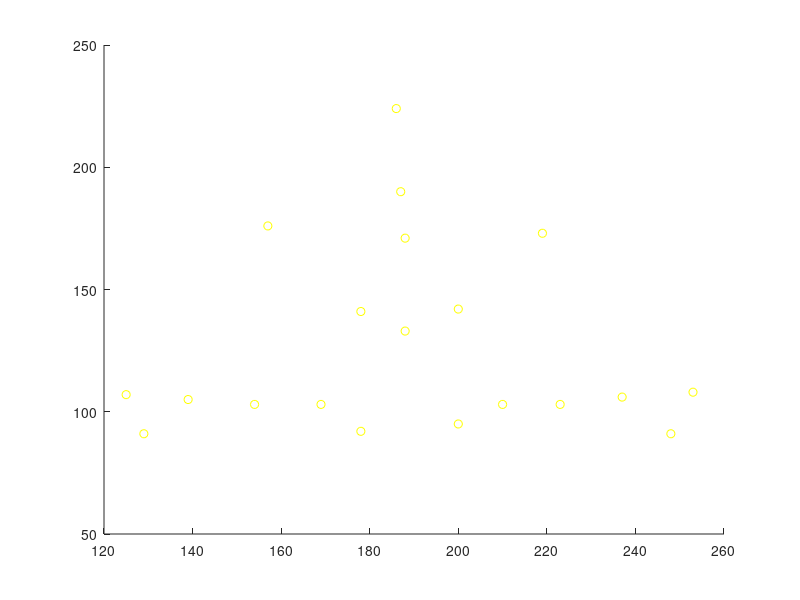

Reproduce this figure in MATLAB.
clear all
close all

load data_points
%I=double(imread('c:\work\code\BioID1521\images\BioID_0001.pgm')); %1515
n=1;
%imagesc(I)
colormap(gray)
hold on
plot(squeeze(data(n,1,:)),squeeze(data(n,2,:)),'oy')